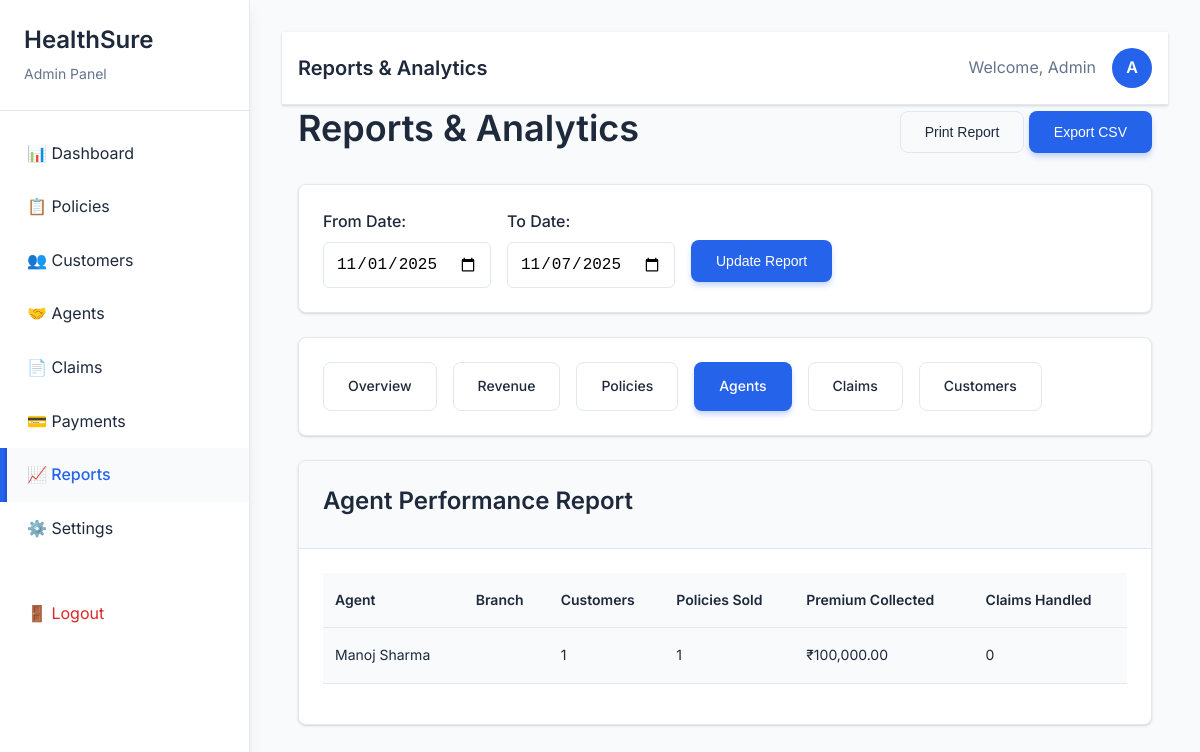
Page /HealthSure/admin/reports.php?type=agents (signed in) on the committed database.
### tables this page shows
CREATE TABLE `agents` (
  `agent_id` int(11) NOT NULL,
  `user_id` int(11) DEFAULT NULL,
  `first_name` varchar(100) NOT NULL,
  `last_name` varchar(100) NOT NULL,
  `phone` varchar(15) DEFAULT NULL,
  `branch` varchar(100) DEFAULT NULL,
  `license_number` varchar(50) DEFAULT NULL,
  `hire_date` date DEFAULT NULL,
  `created_at` timestamp NOT NULL DEFAULT current_timestamp()
);

### HealthSure/includes/functions.php (called while the page is built, shortened)
<?php
function format_currency($amount) {
    return '₹' . number_format($amount, 2);
}
?>

### HealthSure/admin/reports.php (the view, shortened to what this page needs)
<?php
require_once '../config/database.php';
require_once '../includes/functions.php';
$report_type = $_GET['type'] ?? 'overview';
$date_from = $_GET['date_from'] ?? date('Y-m-01');
$date_to = $_GET['date_to'] ?? date('Y-m-d');
$stmt = $conn->query("SELECT
                     (SELECT COUNT(*) FROM customers) as total_customers,
                     (SELECT COUNT(*) FROM agents) as total_agents,
                     (SELECT COUNT(*) FROM policies WHERE status = 'active') as active_policies,
                     (SELECT COUNT(*) FROM policy_holders WHERE status = 'active') as active_policy_holders,
                     (SELECT COUNT(*) FROM claims) as total_claims,
                     (SELECT COUNT(*) FROM claims WHERE status = 'pending') as pending_claims,
                     (SELECT COUNT(*) FROM claims WHERE status = 'approved') as approved_claims,
                     (SELECT COUNT(*) FROM claims WHERE status = 'rejected') as rejected_claims,
                     (SELECT COALESCE(SUM(amount), 0) FROM payments WHERE payment_type = 'premium') as total_premiums,
                     (SELECT COALESCE(SUM(amount), 0) FROM payments WHERE payment_type = 'claim_settlement') as total_settlements");
$overview_stats = $stmt->fetch(PDO::FETCH_ASSOC);
$stmt = $conn->query("SELECT
                     p.policy_type,
                     COUNT(ph.holder_id) as policy_count,
                     SUM(ph.premium_amount) as total_premiums,
                     AVG(ph.premium_amount) as avg_premium,
                     SUM(p.coverage_amount) as total_coverage
                     FROM policies p
                     LEFT JOIN policy_holders ph ON p.policy_id = ph.policy_id AND ph.status = 'active'
                     WHERE p.status = 'active'
                     GROUP BY p.policy_type
                     ORDER BY policy_count DESC");
$policy_distribution = $stmt->fetchAll(PDO::FETCH_ASSOC);
$stmt = $conn->prepare("SELECT
                       a.agent_id, a.first_name, a.last_name, a.branch,
                       COUNT(DISTINCT c.customer_id) as total_customers,
                       COUNT(DISTINCT ph.holder_id) as policies_sold,
                       COALESCE(SUM(py.amount), 0) as premium_collected,
                       COUNT(DISTINCT cl.claim_id) as claims_handled
                       FROM agents a
                       LEFT JOIN customers c ON a.agent_id = c.agent_id
                       LEFT JOIN policy_holders ph ON c.customer_id = ph.customer_id
                       LEFT JOIN payments py ON ph.holder_id = py.holder_id AND py.payment_type = 'premium' AND py.payment_date BETWEEN ? AND ?
                       LEFT JOIN claims cl ON ph.holder_id = cl.holder_id AND cl.created_at BETWEEN ? AND ?
                       GROUP BY a.agent_id
                       ORDER BY premium_collected DESC");
$stmt->execute([$date_from, $date_to, $date_from, $date_to]);
$agent_performance = $stmt->fetchAll(PDO::FETCH_ASSOC);
?>
<!DOCTYPE html>
<html lang="en">
<head>
    <link rel="stylesheet" href="../assets/css/style.css">
    <link rel="stylesheet" href="../assets/css/animations.css">
</head>
<body>
    <?php include 'includes/sidebar.php'; ?>
    <div class="main-content">
        <?php include 'includes/header.php'; ?>
        <div class="container">
            <div class="d-flex justify-content-between align-items-center mb-4">
                <h1>Reports & Analytics</h1>
                <div>
                    <button onclick="window.print()" class="btn btn-outline">Print Report</button>
                    <button onclick="exportToCSV()" class="btn btn-primary">Export CSV</button>
                </div>
            </div>
            <div class="card mb-4">
                <div class="card-body">
                    <form method="GET" class="d-flex align-items-center" style="gap: 1rem;">
                        <div>
                            <label for="date_from" class="form-label">From Date:</label>
                            <input type="date" id="date_from" name="date_from" class="form-control" value="<?php echo $date_from; ?>">
                        </div>
                        <div>
                            <label for="date_to" class="form-label">To Date:</label>
                            <input type="date" id="date_to" name="date_to" class="form-control" value="<?php echo $date_to; ?>">
                        </div>
                        <div style="margin-top: 1.5rem;">
                            <button type="submit" class="btn btn-primary">Update Report</button>
                        </div>
                    </form>
                </div>
            </div>
            <div class="card mb-4">
                <div class="card-body">
                    <div class="d-flex" style="gap: 1rem;">
                        <a href="?type=overview" class="btn <?php echo $report_type === 'overview' ? 'btn-primary' : 'btn-outline'; ?>">Overview</a>
                        <a href="?type=revenue" class="btn <?php echo $report_type === 'revenue' ? 'btn-primary' : 'btn-outline'; ?>">Revenue</a>
                        <a href="?type=policies" class="btn <?php echo $report_type === 'policies' ? 'btn-primary' : 'btn-outline'; ?>">Policies</a>
                        <a href="?type=agents" class="btn <?php echo $report_type === 'agents' ? 'btn-primary' : 'btn-outline'; ?>">Agents</a>
                        <a href="?type=claims" class="btn <?php echo $report_type === 'claims' ? 'btn-primary' : 'btn-outline'; ?>">Claims</a>
                        <a href="?type=customers" class="btn <?php echo $report_type === 'customers' ? 'btn-primary' : 'btn-outline'; ?>">Customers</a>
                    </div>
                </div>
            </div>
            <?php if ($report_type === 'overview'): ?>
                <div class="stats-grid mb-4">
                    <div class="stat-card">
                        <div class="stat-number"><?php echo $overview_stats['total_customers']; ?></div>
                        <div class="stat-label">Total Customers</div>
                    </div>
                    <div class="stat-card">
                        <div class="stat-number"><?php echo $overview_stats['total_agents']; ?></div>
                        <div class="stat-label">Total Agents</div>
                    </div>
                    <div class="stat-card">
                        <div class="stat-number"><?php echo $overview_stats['active_policy_holders']; ?></div>
                        <div class="stat-label">Active Policies</div>
                    </div>
                    <div class="stat-card">
                        <div class="stat-number"><?php echo $overview_stats['total_claims']; ?></div>
                        <div class="stat-label">Total Claims</div>
                    </div>
                    <div class="stat-card">
                        <div class="stat-number"><?php echo format_currency($overview_stats['total_premiums']); ?></div>
                        <div class="stat-label">Total Premiums</div>
                    </div>
                </div>
                <div class="row">
                    <div class="col-6">
                        <div class="card">
                            <div class="card-header">
                                <h3>Claims Summary</h3>
                            </div>
                            <div class="card-body">
                                <div class="mb-3">
                                    <div class="d-flex justify-content-between">
                                        <span>Pending Claims:</span>
                                        <strong><?php echo $overview_stats['pending_claims']; ?></strong>
                                    </div>
                                </div>
                                <div class="mb-3">
                                    <div class="d-flex justify-content-between">
                                        <span>Approved Claims:</span>
                                        <strong style="color: var(--success-color);"><?php echo $overview_stats['approved_claims']; ?></strong>
                                    </div>
                                </div>
                                <div class="mb-3">
                                    <div class="d-flex justify-content-between">
                                        <span>Rejected Claims:</span>
                                        <strong style="color: var(--danger-color);"><?php echo $overview_stats['rejected_claims']; ?></strong>
                                    </div>
                                </div>
                                <div class="mb-3">
                                    <div class="d-flex justify-content-between">
                                        <span>Total Settlements:</span>
                                        <strong><?php echo format_currency($overview_stats['total_settlements']); ?></strong>
                                    </div>
                                </div>
                            </div>
                        </div>
                    </div>
                    <div class="col-6">
                        <div class="card">
                            <div class="card-header">
                                <h3>Policy Distribution</h3>
                            </div>
                            <div class="card-body">
                                <?php foreach ($policy_distribution as $policy): ?>
                                    <div class="mb-3">
                                        <div class="d-flex justify-content-between align-items-center">
                                            <span><?php echo ucfirst($policy['policy_type']); ?> Insurance</span>
                                            <div>
                                                <span class="badge badge-primary"><?php echo $policy['policy_count']; ?></span>
                                                <small class="text-light"><?php echo format_currency($policy['total_premiums']); ?></small>
                                            </div>
                                        </div>
                                    </div>
                                <?php endforeach; ?>
                            </div>
                        </div>
                    </div>
                </div>
            <?php elseif ($report_type === 'agents'): ?>
                <div class="card">
                    <div class="card-header">
                        <h3>Agent Performance Report</h3>
                    </div>
                    <div class="card-body">
                        <table class="table table-striped">
                            <thead>
                                <tr>
                                    <th>Agent</th>
                                    <th>Branch</th>
                                    <th>Customers</th>
                                    <th>Policies Sold</th>
                                    <th>Premium Collected</th>
                                    <th>Claims Handled</th>
                                </tr>
                            </thead>
                            <tbody>
                                <?php foreach ($agent_performance as $agent): ?>
                                    <tr>
                                        <td><?php echo htmlspecialchars($agent['first_name'] . ' ' . $agent['last_name']); ?></td>
                                        <td><?php echo htmlspecialchars($agent['branch'] ?? 'Not specified'); ?></td>
                                        <td><?php echo $agent['total_customers']; ?></td>
                                        <td><?php echo $agent['policies_sold']; ?></td>
                                        <td><?php echo format_currency($agent['premium_collected']); ?></td>
                                        <td><?php echo $agent['claims_handled']; ?></td>
                                    </tr>
                                <?php endforeach; ?>
                            </tbody>
                        </table>
                    </div>
                </div>
            <?php endif; ?>
        </div>
    </div>
</body>
</html>

### rows in the picture
agents: first_name+last_name "Manoj Sharma", total_customers "1", policies_sold "1", premium_collected "₹100,000.00", claims_handled "0"

### other values in the picture
$page_titles[basename($_SERVER['PHP_SELF'])] "Reports & Analytics"
